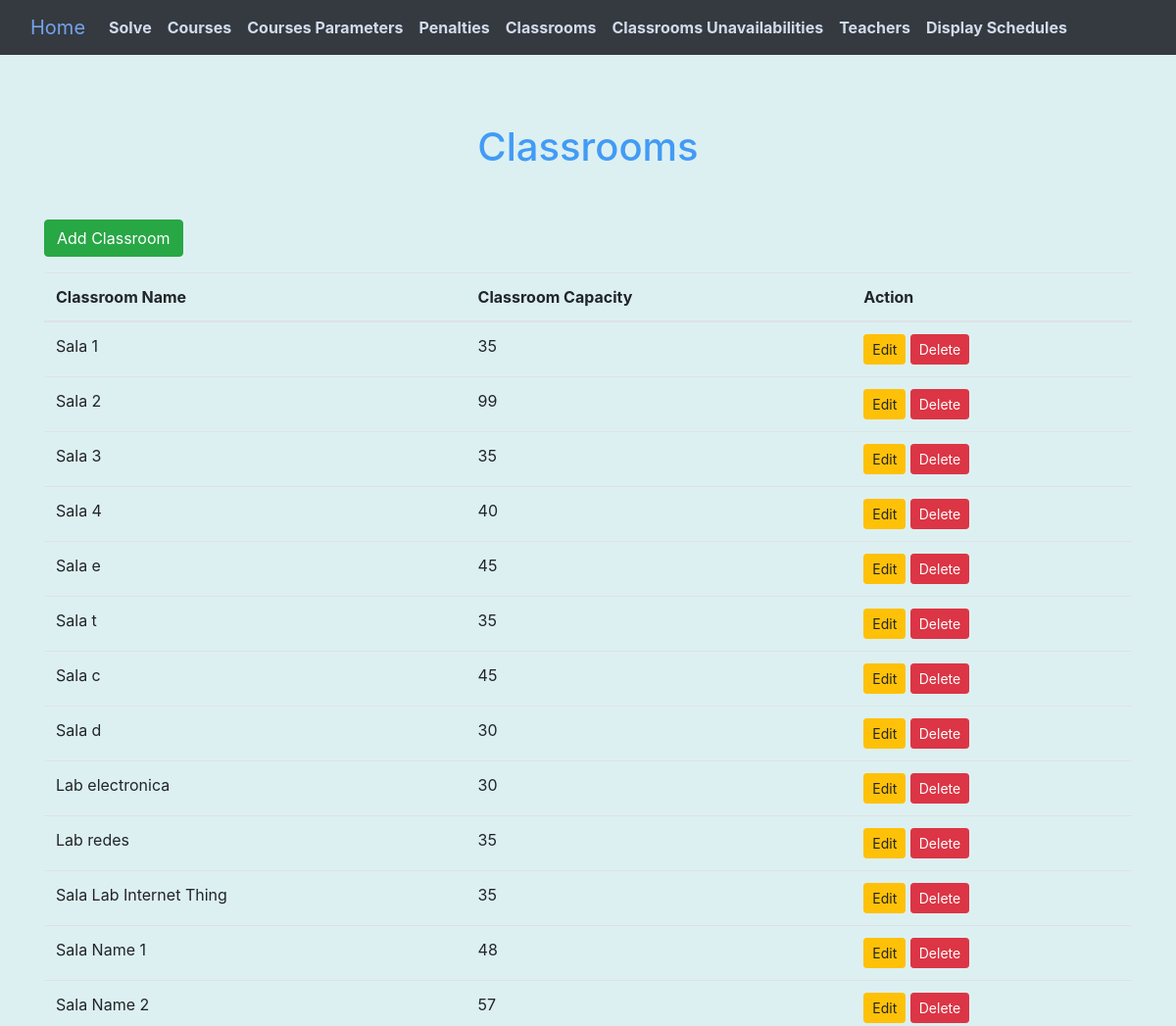
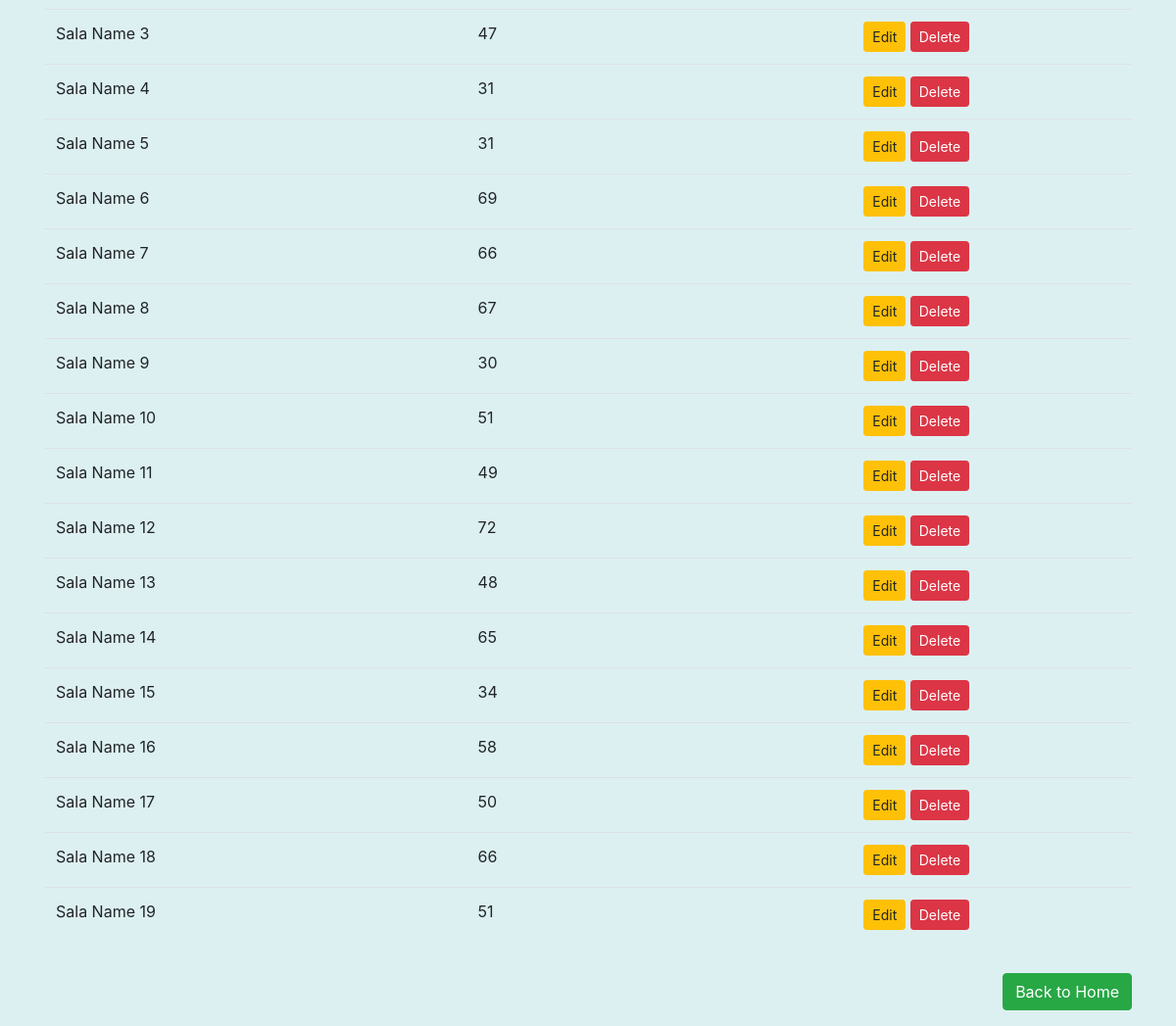
Page /classrooms on the committed database (2 pictures, top to bottom).
### models.py (models this page shows)
class Classroom(db.Model):
    id = db.Column(db.Integer, primary_key=True)
    classroom_name = db.Column(db.String(50), nullable=False, unique=True)
    classroom_capacity = db.Column(db.Integer, nullable=False)

### main_flask_UI.py (the view)
@app.route('/classrooms', methods=['GET'])
def classrooms():
    classrooms = db.session.query(Classroom).all()
    return render_template('classrooms.html', classrooms=classrooms)

### templates/classrooms.html (shortened to what this page needs)
{% extends "base.html" %}
{% block content %}
    <h1 class="mt-3">Classrooms</h1>
    <div class="btn-container">
        <a href="{{ url_for('classroom_form') }}" class="btn btn-success">Add Classroom</a>
    </div>
    <table class="table mt-3">
        <thead>
            <tr>
                <th>Classroom Name</th>
                <th>Classroom Capacity</th>
                <th>Action</th>
            </tr>
        </thead>
        <tbody>
            {% for classroom in classrooms %}
                <tr>
                    <td>{{ classroom.classroom_name }}</td>
                    <td>{{ classroom.classroom_capacity }}</td>
                    <td>
                        <a href="{{ url_for('edit_classroom', classroom_id=classroom.id) }}" class="btn btn-warning btn-sm">Edit</a>
                        <a href="{{ url_for('delete_classroom', classroom_id=classroom.id) }}" class="btn btn-danger btn-sm"
                        onclick="return confirm('Are you sure you want to delete this classroom?')">Delete</a>
                    </td>
                </tr>
            {% endfor %}
        </tbody>
    </table>
    <div class="d-flex justify-content-end">
        <a href="{{ url_for('home') }}" class="btn btn-success mt-3 float-right mb-3">Back to Home</a>
    </div>
{% endblock %}

### templates/base.html (style rules this page uses)
body { margin: 0; padding: 0; background-color: #ddf0f1; }

### templates/classrooms.html (style rules this page uses)
h1 { text-align: center; color: #429bf5; padding-top: 80px; padding-bottom: 30px; }
table { margin-top: 20px; }
.btn-container { margin-top: 20px; }

### rows in the picture
Classroom: classroom_name "Sala 1", classroom_capacity "35"
Classroom: classroom_name "Sala 2", classroom_capacity "99"
Classroom: classroom_name "Sala 3", classroom_capacity "35"
Classroom: classroom_name "Sala 4", classroom_capacity "40"
Classroom: classroom_name "Sala e", classroom_capacity "45"
Classroom: classroom_name "Sala t", classroom_capacity "35"
Classroom: classroom_name "Sala c", classroom_capacity "45"
Classroom: classroom_name "Sala d", classroom_capacity "30"
Classroom: classroom_name "Lab electronica", classroom_capacity "30"
Classroom: classroom_name "Lab redes", classroom_capacity "35"
Classroom: classroom_name "Sala Lab Internet Thing", classroom_capacity "35"
Classroom: classroom_name "Sala Name 1", classroom_capacity "48"
Classroom: classroom_name "Sala Name 2", classroom_capacity "57"
Classroom: classroom_name "Sala Name 3", classroom_capacity "47"
Classroom: classroom_name "Sala Name 4", classroom_capacity "31"
Classroom: classroom_name "Sala Name 5", classroom_capacity "31"
Classroom: classroom_name "Sala Name 6", classroom_capacity "69"
Classroom: classroom_name "Sala Name 7", classroom_capacity "66"
Classroom: classroom_name "Sala Name 8", classroom_capacity "67"
Classroom: classroom_name "Sala Name 9", classroom_capacity "30"
Classroom: classroom_name "Sala Name 10", classroom_capacity "51"
Classroom: classroom_name "Sala Name 11", classroom_capacity "49"
Classroom: classroom_name "Sala Name 12", classroom_capacity "72"
Classroom: classroom_name "Sala Name 13", classroom_capacity "48"
Classroom: classroom_name "Sala Name 14", classroom_capacity "65"
Classroom: classroom_name "Sala Name 15", classroom_capacity "34"
Classroom: classroom_name "Sala Name 16", classroom_capacity "58"
Classroom: classroom_name "Sala Name 17", classroom_capacity "50"
Classroom: classroom_name "Sala Name 18", classroom_capacity "66"
Classroom: classroom_name "Sala Name 19", classroom_capacity "51"
